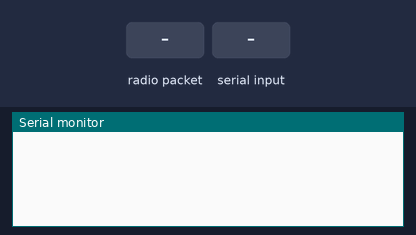
Simulated run of this sketch. Board: ESP32. Parts: the last lines printed to the serial monitor. Inputs (shaded band) come from the test bench. No radio packets arrive unless stated.

Above: at 1.2 s.
1.3 s: radio packet "90" arrives
At 3.5 s:
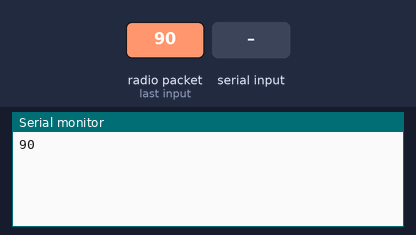
3.8 s: "90,45,200\n" received over the second serial link
At 4.8 s:
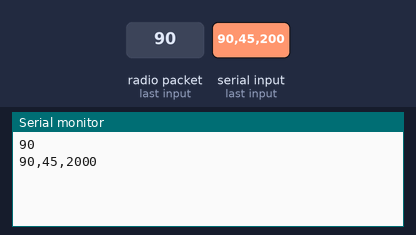
5.3 s: "90,45\n" received over the second serial link
At 5.9 s:
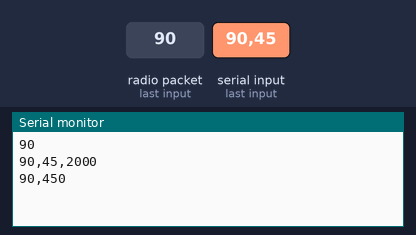
6.8 s: radio packet "200" arrives
At 9.0 s:
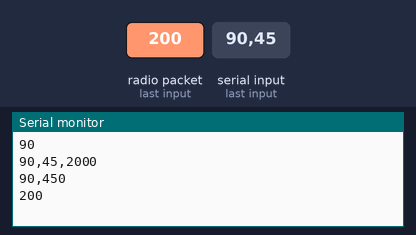

Measured:
- after the input at 1.3 s, the serial monitor: prints a new line after 1.0 s (image 1)
- after the input at 3.8 s, the serial monitor: prints a new line at once (image 2)
- after the input at 5.3 s, the serial monitor: prints a new line at once (image 3)
- after the input at 6.8 s, the serial monitor: prints a new line after 1.0 s (image 4)

The sketch:

Lora_relay.ino
```cpp
#include <SPI.h>
#include <LoRa.h>       // https://github.com/sandeepmistry/arduino-LoRa
#include <U8g2lib.h>   // https://github.com/olikraus/U8g2_Arduino

// SPI LoRa Radio
#define LORA_SCK 5        // GPIO5 - SX1276 SCK
#define LORA_MISO 19     // GPIO19 - SX1276 MISO


#define LORA_MOSI 27    // GPIO27 -  SX1276 MOSI
#define LORA_CS 18     // GPIO18 -   SX1276 CS
#define LORA_RST 14   // GPIO14 -    SX1276 RST
#define LORA_IRQ 26  // GPIO26 -     SX1276 IRQ (interrupt request)

// I2C OLED Display works with SSD1306 driver
#define OLED_SDA 21
#define OLED_SCL 22
#define OLED_RST 16

U8G2_SSD1306_128X64_NONAME_F_SW_I2C Display(U8G2_R0, /* clock=*/ OLED_SCL, /* data=*/ OLED_SDA, /* reset=*/ OLED_RST); // Full framebuffer, SW I2C

String sensorReading = "";
String receivedData = "";

int bounce = 0;

void setup() {
  Serial.begin(115200);
  Serial2.begin(9600, SERIAL_8N1, 13, 15);
  while (!Serial);


  // Very important for SPI pin configuration!
  SPI.begin(LORA_SCK, LORA_MISO, LORA_MOSI, LORA_CS);

  // Very important for LoRa Radio pin configuration!
  LoRa.setPins(LORA_CS, LORA_RST, LORA_IRQ);

  if (!LoRa.begin(433E6)) {
    Serial.println("Starting LoRa failed!");
    while (1);
  }

  LoRa.setSpreadingFactor(12);
  LoRa.setTxPower(20, PA_OUTPUT_PA_BOOST_PIN);
}
void diagnosis() {

  Display.begin();
  Display.enableUTF8Print();    // enable UTF8 support for the Arduino print() function
  Display.setFont(u8g2_font_6x13_tf);
  Display.clearBuffer();
  Display.setCursor(0, 12);
  Display.print("DIAGNOSTIC:");
  Display.setCursor(0, 30);
  Display.print(sensorReading);
  Display.sendBuffer();
  delay(500);
}

void sendPacket(String packet) {
  LoRa.beginPacket();
  LoRa.print(packet);
  LoRa.endPacket();
}

String receivePacket() {
  String received;
  int packetSize = LoRa.parsePacket();
  if (packetSize) {
    // read packet
    while (LoRa.available()) {
      received = LoRa.readString(); // Assemble new packet
    }
  }
  return received;
}
int getBounce(String string) {
  String dataString = string;

  char buff[dataString.length() + 1];
  dataString.toCharArray(buff, dataString.length() + 1);
  char* a =  strtok(buff, ",");
  char* b =  strtok(NULL, ",");
  char* c =  strtok(NULL, ",");
  char* d =  strtok(NULL, ",");
  char* e =  strtok(NULL, ",");
  char* f =  strtok(NULL, ",");
  char* g =  strtok(NULL, ",");
  char* h =  strtok(NULL, ",");
  char* i = strtok(NULL, "\r");
  String x = i;
  return x.toInt();
}

String insertNewBounce(String string, int bounceCtr) {
  String dataString = string;
  char buff[dataString.length() + 1];
  dataString.toCharArray(buff, dataString.length() + 1);
  char* a =  strtok(buff, ",");
  String checker = a;
  char* b =  strtok(NULL, ",");
  String ID = b;
  char* c =  strtok(NULL, ",");
  String ec = c;
  char* d =  strtok(NULL, ",");
  String dO = d;
  char* e =  strtok(NULL, ",");
  String temp = e;
  char* f =  strtok(NULL, ",");
  String ph = f;
  char* g =  strtok(NULL, ",");
  String chl = g;
  char* h =  strtok(NULL, ",");
  String volt = h;
  char* i = strtok(NULL, "\r");
  String bounce = i;

  String parsed =  checker + "," + ID + "," + ec + "," + dO+ "," + temp + "," + ph + "," + chl + "," + volt + "," + String(bounceCtr);
  return parsed;
}
/*int getBounce(String s){
  String dataString = s;
  char buff[dataString.length() + 1];
  dataString.toCharArray(buff, dataString.length() + 1);
  char* b =  strtok(buff, ",");
  String ctr = b;
  return ctr.toInt();
  }*/

void loop() {

  if (Serial2.available()) {                  //get serial message from ATMEGA328P
    while (Serial2.available() > 0) {
      char serial2Char = (char)Serial2.read();
      sensorReading += serial2Char;
    }
    if (sensorReading != "") {                //if serial is not empty do...
      if (sensorReading.indexOf('D') == 0) {  //...print diagnostics or...
        Display.setPowerSave(0);
        diagnosis();
        Display.setPowerSave(1);
      }
      else {                                  //...send data with initial bounce count of 0
        sensorReading.trim();
        sensorReading = sensorReading + "0";
        Serial.println(sensorReading);
        sendPacket(sensorReading);
      }
    }
    sensorReading = "";
  }
  receivedData = receivePacket();
  if (receivedData.length() > 1) {          //if packet is received
    Serial.println(receivedData);

    bounce = getBounce(receivedData);       //get number of bounces--

    if (bounce < 5) {                       //if bounce count is less than 5 then send packet
      bounce++;
      receivedData =  insertNewBounce(receivedData, bounce);/*receivedData+","+String(bounce);*/
      sendPacket(receivedData);
    }
  }

}
```
